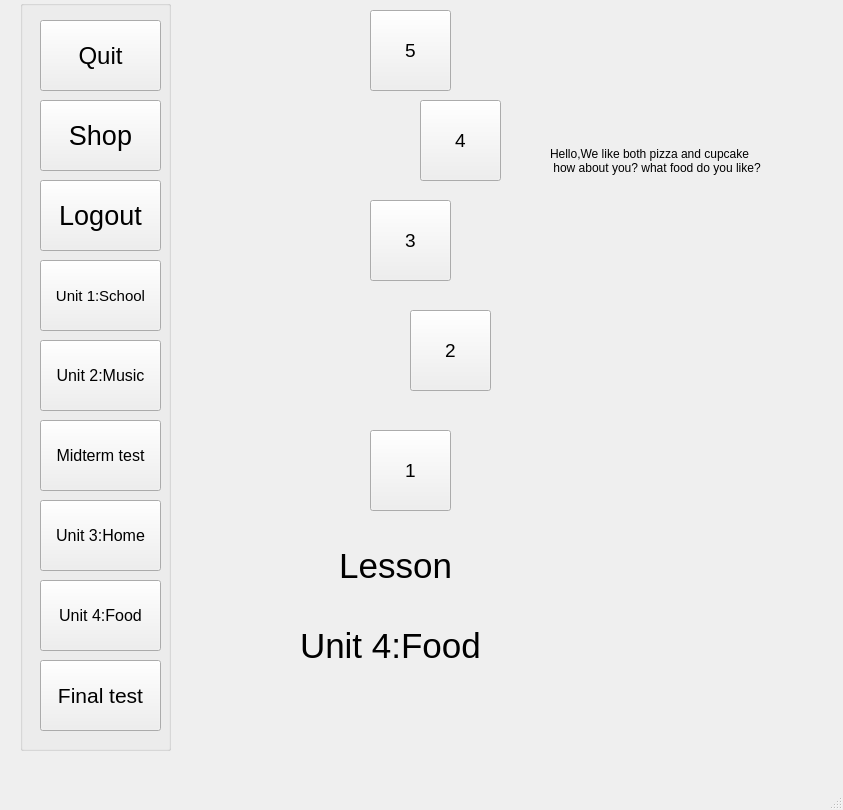
<?xml version="1.0" encoding="UTF-8"?>
<ui version="4.0">
 <class>MainWindow</class>
 <widget class="QMainWindow" name="MainWindow">
  <property name="geometry">
   <rect>
    <x>0</x>
    <y>0</y>
    <width>843</width>
    <height>810</height>
   </rect>
  </property>
  <property name="windowTitle">
   <string>MainWindow</string>
  </property>
  <widget class="QWidget" name="centralwidget">
   <widget class="QLabel" name="label_2">
    <property name="geometry">
     <rect>
      <x>550</x>
      <y>200</y>
      <width>281</width>
      <height>241</height>
     </rect>
    </property>
    <property name="text">
     <string/>
    </property>
    <property name="pixmap">
     <pixmap>../PTI picture SPCK/Girl and boy.png</pixmap>
    </property>
    <property name="scaledContents">
     <bool>true</bool>
    </property>
   </widget>
   <widget class="QLabel" name="label">
    <property name="geometry">
     <rect>
      <x>310</x>
      <y>520</y>
      <width>221</width>
      <height>91</height>
     </rect>
    </property>
    <property name="font">
     <font>
      <pointsize>26</pointsize>
     </font>
    </property>
    <property name="text">
     <string>   Lesson</string>
    </property>
   </widget>
   <widget class="QLabel" name="label_3">
    <property name="geometry">
     <rect>
      <x>550</x>
      <y>140</y>
      <width>291</width>
      <height>41</height>
     </rect>
    </property>
    <property name="font">
     <font>
      <pointsize>9</pointsize>
     </font>
    </property>
    <property name="text">
     <string>Hello,We like both pizza and cupcake
 how about you? what food do you like?</string>
    </property>
   </widget>
   <widget class="QPushButton" name="pushButton_6">
    <property name="geometry">
     <rect>
      <x>370</x>
      <y>200</y>
      <width>81</width>
      <height>81</height>
     </rect>
    </property>
    <property name="font">
     <font>
      <pointsize>14</pointsize>
     </font>
    </property>
    <property name="text">
     <string>3</string>
    </property>
   </widget>
   <widget class="QPushButton" name="pushButton_8">
    <property name="geometry">
     <rect>
      <x>370</x>
      <y>10</y>
      <width>81</width>
      <height>81</height>
     </rect>
    </property>
    <property name="font">
     <font>
      <pointsize>14</pointsize>
     </font>
    </property>
    <property name="text">
     <string>5</string>
    </property>
   </widget>
   <widget class="QPushButton" name="pushButton_4">
    <property name="geometry">
     <rect>
      <x>370</x>
      <y>430</y>
      <width>81</width>
      <height>81</height>
     </rect>
    </property>
    <property name="font">
     <font>
      <pointsize>14</pointsize>
     </font>
    </property>
    <property name="text">
     <string>1</string>
    </property>
   </widget>
   <widget class="QGroupBox" name="groupBox">
    <property name="geometry">
     <rect>
      <x>20</x>
      <y>0</y>
      <width>151</width>
      <height>751</height>
     </rect>
    </property>
    <property name="title">
     <string/>
    </property>
    <widget class="QPushButton" name="pushButton_5">
     <property name="geometry">
      <rect>
       <x>20</x>
       <y>20</y>
       <width>121</width>
       <height>71</height>
      </rect>
     </property>
     <property name="font">
      <font>
       <pointsize>18</pointsize>
      </font>
     </property>
     <property name="text">
      <string>Quit</string>
     </property>
    </widget>
    <widget class="QPushButton" name="pushButton_7">
     <property name="geometry">
      <rect>
       <x>20</x>
       <y>100</y>
       <width>121</width>
       <height>71</height>
      </rect>
     </property>
     <property name="font">
      <font>
       <pointsize>20</pointsize>
      </font>
     </property>
     <property name="text">
      <string>Shop</string>
     </property>
    </widget>
    <widget class="QPushButton" name="pushButton_16">
     <property name="geometry">
      <rect>
       <x>20</x>
       <y>180</y>
       <width>121</width>
       <height>71</height>
      </rect>
     </property>
     <property name="font">
      <font>
       <pointsize>20</pointsize>
      </font>
     </property>
     <property name="text">
      <string>Logout</string>
     </property>
    </widget>
    <widget class="QPushButton" name="pushButton_17">
     <property name="geometry">
      <rect>
       <x>20</x>
       <y>260</y>
       <width>121</width>
       <height>71</height>
      </rect>
     </property>
     <property name="font">
      <font>
       <pointsize>11</pointsize>
      </font>
     </property>
     <property name="text">
      <string>Unit 1:School</string>
     </property>
    </widget>
    <widget class="QPushButton" name="pushButton_18">
     <property name="geometry">
      <rect>
       <x>20</x>
       <y>340</y>
       <width>121</width>
       <height>71</height>
      </rect>
     </property>
     <property name="font">
      <font>
       <pointsize>12</pointsize>
      </font>
     </property>
     <property name="text">
      <string>Unit 2:Music</string>
     </property>
    </widget>
    <widget class="QPushButton" name="pushButton_19">
     <property name="geometry">
      <rect>
       <x>20</x>
       <y>500</y>
       <width>121</width>
       <height>71</height>
      </rect>
     </property>
     <property name="font">
      <font>
       <pointsize>12</pointsize>
      </font>
     </property>
     <property name="text">
      <string>Unit 3:Home</string>
     </property>
    </widget>
    <widget class="QPushButton" name="pushButton_20">
     <property name="geometry">
      <rect>
       <x>20</x>
       <y>580</y>
       <width>121</width>
       <height>71</height>
      </rect>
     </property>
     <property name="font">
      <font>
       <pointsize>12</pointsize>
      </font>
     </property>
     <property name="text">
      <string>Unit 4:Food</string>
     </property>
    </widget>
    <widget class="QPushButton" name="pushButton_21">
     <property name="geometry">
      <rect>
       <x>20</x>
       <y>660</y>
       <width>121</width>
       <height>71</height>
      </rect>
     </property>
     <property name="font">
      <font>
       <pointsize>16</pointsize>
      </font>
     </property>
     <property name="text">
      <string>Final test</string>
     </property>
    </widget>
    <widget class="QPushButton" name="pushButton_22">
     <property name="geometry">
      <rect>
       <x>20</x>
       <y>420</y>
       <width>121</width>
       <height>71</height>
      </rect>
     </property>
     <property name="font">
      <font>
       <pointsize>12</pointsize>
      </font>
     </property>
     <property name="text">
      <string>Midterm test</string>
     </property>
    </widget>
   </widget>
   <widget class="QLabel" name="label_4">
    <property name="geometry">
     <rect>
      <x>300</x>
      <y>600</y>
      <width>261</width>
      <height>91</height>
     </rect>
    </property>
    <property name="font">
     <font>
      <pointsize>26</pointsize>
     </font>
    </property>
    <property name="text">
     <string>Unit 4:Food</string>
    </property>
   </widget>
   <widget class="QPushButton" name="pushButton_23">
    <property name="geometry">
     <rect>
      <x>420</x>
      <y>100</y>
      <width>81</width>
      <height>81</height>
     </rect>
    </property>
    <property name="font">
     <font>
      <pointsize>14</pointsize>
     </font>
    </property>
    <property name="text">
     <string>4</string>
    </property>
   </widget>
   <widget class="QPushButton" name="pushButton_24">
    <property name="geometry">
     <rect>
      <x>410</x>
      <y>310</y>
      <width>81</width>
      <height>81</height>
     </rect>
    </property>
    <property name="font">
     <font>
      <pointsize>14</pointsize>
     </font>
    </property>
    <property name="text">
     <string>2</string>
    </property>
   </widget>
  </widget>
  <widget class="QMenuBar" name="menubar">
   <property name="geometry">
    <rect>
     <x>0</x>
     <y>0</y>
     <width>843</width>
     <height>26</height>
    </rect>
   </property>
  </widget>
  <widget class="QStatusBar" name="statusbar"/>
 </widget>
 <resources/>
 <connections/>
</ui>
